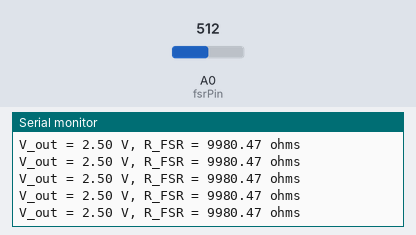
A sketch run on a simulated Arduino Uno, built with avr-gcc and run on an emulated ATmega328P. On the bench: the last lines printed to the serial monitor. The test bench sets the inputs (shaded band); at power-on: A0 (fsrPin) = 512.

Above: at 1.2 s.
1.3 s: A0 (fsrPin) set to 0
At 1.32 s:
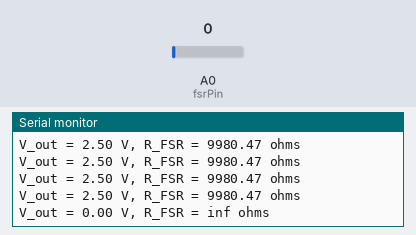
3.2 s: A0 (fsrPin) set to 122
At 3.24 s:
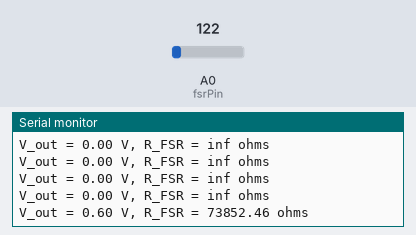
6.2 s: A0 (fsrPin) set to 0
At 6.28 s:
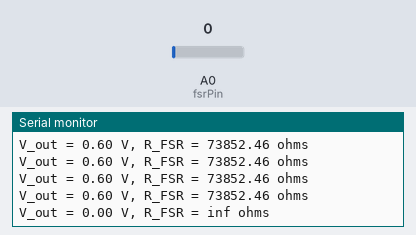

The sketch:

fsr_test.ino
```cpp
const int fsrPin = A0;
const float V_in = 5.0;
const float R_M = 10000.0;

void setup() {
  Serial.begin(9600);
}

void loop() {
  int sensorValue = analogRead(fsrPin);
  float V_out = (sensorValue * V_in) / 1023.0;

  float R_FSR = R_M * (V_in - V_out) / V_out;

  Serial.print("V_out = ");
  Serial.print(V_out);
  Serial.print(" V, ");
  Serial.print("R_FSR = ");
  Serial.print(R_FSR);
  Serial.println(" ohms");

  delay(100);
}
```

Measured:
- after the input at 1.3 s, the serial monitor: prints a new line at once (image 1)
- after the input at 3.2 s, the serial monitor: prints a new line at once (image 2)
- after the input at 6.2 s, the serial monitor: prints a new line after 0.07 s (image 3)
